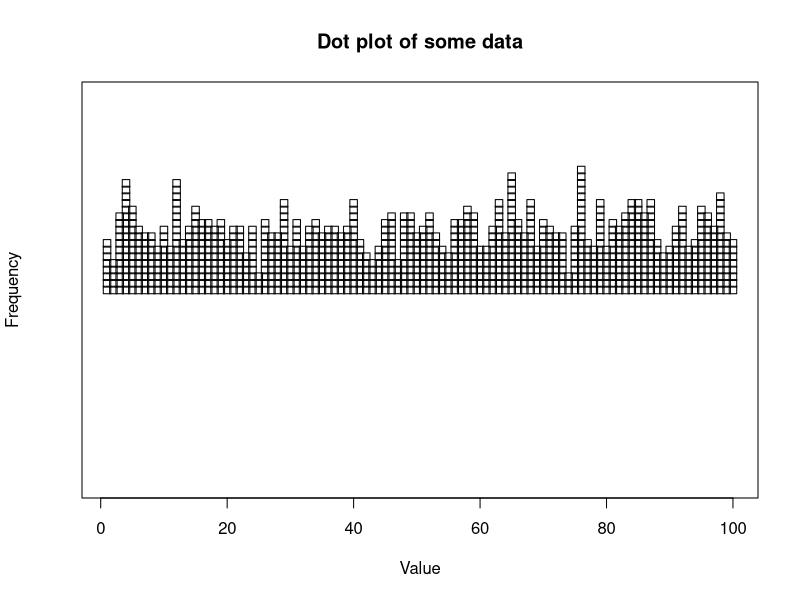
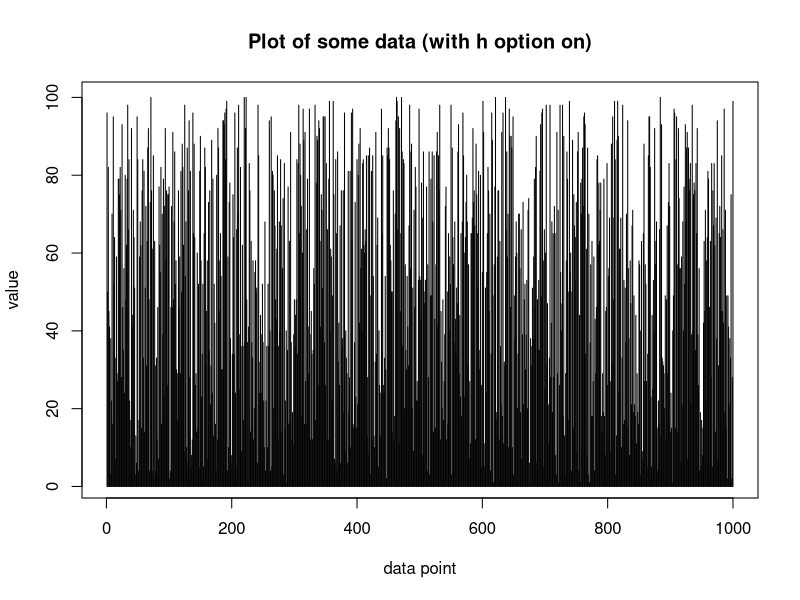
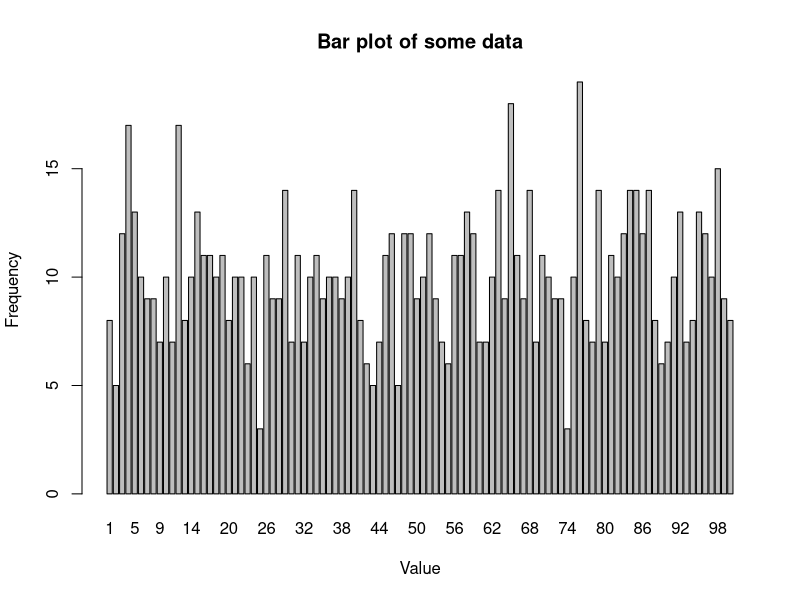

These figures' R source, in order:
## ---- chunk 1
mydata = sample(1:100,1000,replace=TRUE)

stripchart(mydata,method="stack",ylab="Frequency",xlab="Value",main="Dot plot of some data")

plot(mydata,type="h",ylab="value",xlab="data point",main="Plot of some data (with h option on)")

barplot(table(mydata),ylab="Frequency",xlab="Value",main="Bar plot of some data")

